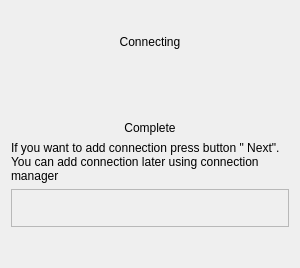
<ui version="4.0" >
 <class>ConnectWndBase</class>
 <widget class="QWidget" name="ConnectWndBase" >
  <property name="geometry" >
   <rect>
    <x>0</x>
    <y>0</y>
    <width>300</width>
    <height>268</height>
   </rect>
  </property>
  <property name="font" >
   <font/>
  </property>
  <property name="windowTitle" >
   <string>Form3</string>
  </property>
  <layout class="QVBoxLayout" >
   <property name="margin" >
    <number>11</number>
   </property>
   <property name="spacing" >
    <number>6</number>
   </property>
   <item>
    <spacer>
     <property name="orientation" >
      <enum>Qt::Vertical</enum>
     </property>
     <property name="sizeType" >
      <enum>QSizePolicy::Expanding</enum>
     </property>
     <property name="sizeHint" >
      <size>
       <width>20</width>
       <height>20</height>
      </size>
     </property>
    </spacer>
   </item>
   <item>
    <widget class="QLabel" name="lblConnect" >
     <property name="text" >
      <string>Connecting</string>
     </property>
     <property name="alignment" >
      <set>Qt::AlignCenter</set>
     </property>
     <property name="wordWrap" >
      <bool>false</bool>
     </property>
    </widget>
   </item>
   <item>
    <layout class="QHBoxLayout" >
     <property name="margin" >
      <number>0</number>
     </property>
     <property name="spacing" >
      <number>6</number>
     </property>
     <item>
      <spacer>
       <property name="orientation" >
        <enum>Qt::Horizontal</enum>
       </property>
       <property name="sizeType" >
        <enum>QSizePolicy::Expanding</enum>
       </property>
       <property name="sizeHint" >
        <size>
         <width>20</width>
         <height>20</height>
        </size>
       </property>
      </spacer>
     </item>
     <item>
      <widget class="QLabel" name="lblMovie" >
       <property name="sizePolicy" >
        <sizepolicy>
         <hsizetype>0</hsizetype>
         <vsizetype>0</vsizetype>
         <horstretch>0</horstretch>
         <verstretch>0</verstretch>
        </sizepolicy>
       </property>
       <property name="minimumSize" >
        <size>
         <width>60</width>
         <height>60</height>
        </size>
       </property>
       <property name="text" >
        <string/>
       </property>
       <property name="wordWrap" >
        <bool>false</bool>
       </property>
      </widget>
     </item>
     <item>
      <spacer>
       <property name="orientation" >
        <enum>Qt::Horizontal</enum>
       </property>
       <property name="sizeType" >
        <enum>QSizePolicy::Expanding</enum>
       </property>
       <property name="sizeHint" >
        <size>
         <width>20</width>
         <height>20</height>
        </size>
       </property>
      </spacer>
     </item>
    </layout>
   </item>
   <item>
    <widget class="QLabel" name="lblComplete" >
     <property name="text" >
      <string>Complete</string>
     </property>
     <property name="alignment" >
      <set>Qt::AlignCenter</set>
     </property>
     <property name="wordWrap" >
      <bool>false</bool>
     </property>
    </widget>
   </item>
   <item>
    <widget class="QLabel" name="lblNext" >
     <property name="text" >
      <string>If you want to add connection press button " Next".
You can add connection later using connection manager</string>
     </property>
     <property name="alignment" >
      <set>Qt::AlignLeading|Qt::AlignLeft|Qt::AlignVCenter</set>
     </property>
     <property name="wordWrap" >
      <bool>true</bool>
     </property>
    </widget>
   </item>
   <item>
    <widget class="Q3Frame" name="frmError" >
     <property name="frameShape" >
      <enum>QFrame::StyledPanel</enum>
     </property>
     <property name="frameShadow" >
      <enum>QFrame::Sunken</enum>
     </property>
     <layout class="QVBoxLayout" >
      <property name="margin" >
       <number>11</number>
      </property>
      <property name="spacing" >
       <number>6</number>
      </property>
      <item>
       <widget class="QLabel" name="lblError" >
        <property name="font" >
         <font>
          <weight>75</weight>
          <bold>true</bold>
         </font>
        </property>
        <property name="text" >
         <string/>
        </property>
        <property name="alignment" >
         <set>Qt::AlignCenter</set>
        </property>
        <property name="wordWrap" >
         <bool>true</bool>
        </property>
       </widget>
      </item>
     </layout>
    </widget>
   </item>
   <item>
    <widget class="LinkLabel" native="1" name="lnkPass" />
   </item>
   <item>
    <spacer>
     <property name="orientation" >
      <enum>Qt::Vertical</enum>
     </property>
     <property name="sizeType" >
      <enum>QSizePolicy::Expanding</enum>
     </property>
     <property name="sizeHint" >
      <size>
       <width>20</width>
       <height>20</height>
      </size>
     </property>
    </spacer>
   </item>
  </layout>
 </widget>
 <customwidgets>
  <customwidget>
   <class>Q3Frame</class>
   <extends>QFrame</extends>
   <header>Qt3Support/Q3Frame</header>
   <container>1</container>
  </customwidget>
  <customwidget>
   <class>LinkLabel</class>
   <extends>QWidget</extends>
   <header>linklabel.h</header>
  </customwidget>
 </customwidgets>
 <resources/>
 <connections/>
</ui>
